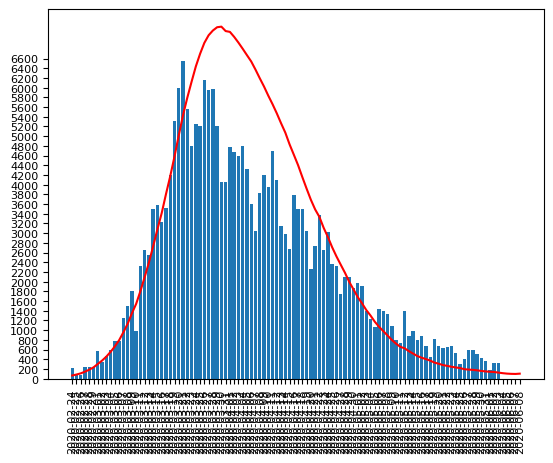

Recreate this plot in Python.
import requests
import pandas as pd
import numpy as np
import json
import matplotlib.pyplot as plt
import datetime

from scipy.stats import norm

# api-endpoint
URL = "https://raw.githubusercontent.com/pcm-dpc/COVID-19/master/dati-json/dpc-covid19-ita-regioni.json"

# sending get request and saving the response as response object
r = requests.get(url=URL)
res = r.json()

# write data in python
with open('raw_data.json', 'w', encoding='utf-8') as f:
    json.dump(res, f, ensure_ascii=False, indent=4)

# convert json to dataframe
data = pd.read_json(r'raw_data.json')

data = data.groupby('data')['nuovi_positivi'].sum()
data = data.reset_index(name='nuovi_positivi')
data.index = pd.to_datetime(data['data'], format="%Y-%m-%d")
del data['data']
data.columns = ['nuovi_positivi']


# count, bins, ignored = plt.hist(data['nuovi_positivi'], len(data['nuovi_positivi']), density=True)

# print(count)

## start predict


def x_standard_normal_dist(day, peak_day):
    return 3.0 * ((day / peak_day) - 1.0)


def new_case_at_day(n, last_day_we_have, sum_new_case_we_have, peak_day):
    cdf_n = norm.cdf(x_standard_normal_dist(n, peak_day))
    cdf_n_1 = norm.cdf(x_standard_normal_dist(n - 1, peak_day))

    if n > peak_day:
        d = peak_day + (n - peak_day) / (1.5 - 1 / (n - peak_day))
        cdf_n = norm.cdf(x_standard_normal_dist(d, peak_day))
        cdf_n_1 = norm.cdf(x_standard_normal_dist(d - 1, peak_day))

    pdf_n = cdf_n - cdf_n_1
    ld = x_standard_normal_dist(last_day_we_have, peak_day)

    return (sum_new_case_we_have * pdf_n) / norm.cdf(ld)


# I assume the day == peak_day is max so in standard normal its 0
# I assume the day == 0 is -3 in standard normal
peak = 35.0

until_now = data['nuovi_positivi'].sum()
print("Until now:", until_now)

t = x_standard_normal_dist(len(data['nuovi_positivi']), peak)
expected_case = 1.5 * float(until_now) / norm.cdf(t)
expected_case = int(round(expected_case))
print("Expected total:", expected_case)

predict_more_day = 5
total = len(data['nuovi_positivi']) + predict_more_day
real_data = data['nuovi_positivi'].to_list()
for i in range(predict_more_day):
    real_data.append(0)

predicted_data = []
moving_7_day_sum = 0
trend_direction = 0
trend_limit = {'min': 3.0, 'max': 4.5, 'now': 3.0, 'error': 0.01}
for i in range(total):
    n = new_case_at_day(i, len(data['nuovi_positivi']), until_now, peak)
    sample_from_n_days_ago = 7

    if i < len(data['nuovi_positivi']):
        moving_7_day_sum += real_data[i]
        if i > 0:
            if real_data[i] > real_data[i - sample_from_n_days_ago]:
                trend_direction = min(trend_direction + 0.5, trend_limit['now'])
            else:
                trend_direction = max(trend_direction - 0.5, -trend_limit['now'])

            if real_data[i] > real_data[i - sample_from_n_days_ago]:
                trend_direction = min(trend_direction + 1, trend_limit['now'])
            else:
                trend_direction = max(trend_direction - 1, -trend_limit['now'])
    else:
        moving_7_day_sum += (1 + trend_direction * 0.1) * real_data[i - sample_from_n_days_ago]

    if i > 7:
        moving_7_day_sum -= real_data[i - 7]

    se = (moving_7_day_sum / 7) / (n + 0.1)
    # if se < 2:
    #     n = (5 * n + 2 * moving_7_day_sum / 7) / 7
    # else:
    if i > 7:
        n = (1 + trend_direction * 0.1) * (1 *(moving_7_day_sum / 7) + 9 * real_data[i - sample_from_n_days_ago]) / 10.0
    else:
        n = (1 + trend_direction * 0.1) * moving_7_day_sum / 7
    n = int(round(n))

    if real_data[i - 1] > 0 and n / real_data[i - 1] > 1.0 + trend_limit['error']:
        trend_limit['now'] = max(trend_limit['now'] - 0.1, trend_limit['min'])
    if n > 0 and real_data[i - 1] / n > 1.0 + trend_limit['error']:
        trend_limit['now'] = min(trend_limit['now'] + 0.1, trend_limit['max'])

    predicted_data.append(n)

dates = [datetime.datetime.utcfromtimestamp(int(posix_time / 1000000000)) for posix_time in data.index.values.tolist()]
for _ in range(predict_more_day):
    dates.append(dates[-1] + datetime.timedelta(days=1))
dates_lbl = [d.strftime("%Y-%m-%d") for d in dates]

## change read me
text = ''
for i in range(predict_more_day):
    text += dates_lbl[-(predict_more_day - i)] + '\t' + '| ' + str(predicted_data[-(predict_more_day - i)]) + '\n'

template = ''
with open('README.tmpl.md', 'r', encoding='utf-8') as f:
    template = f.read()

template = template.replace('{{forecast}}', text)
template = template.replace('{{peak_day}}', dates_lbl[int(peak)])
template = template.replace('{{predict_more_day}}', str(predict_more_day))
template = template.replace('{{until_now}}', str(until_now))
template = template.replace('{{expected_case}}', str(expected_case))

with open('README.md', 'w', encoding='utf-8') as f:
    f.write(template)

y_pos = np.arange(total)
plt.bar(dates_lbl, real_data, align='center')
plt.plot(dates_lbl, predicted_data, 'r')

lbls = [x for x in range(0, len(dates_lbl), 5)]
locs, labels = plt.xticks(ticks=lbls)
plt.setp(labels, rotation=90, fontsize=8)

# locs, labels = plt.yticks(np.arange(0, 6800, step=200))
# plt.setp(labels, fontsize=8)

plt.savefig('forecast.png', bbox_inches='tight')
plt.show()
